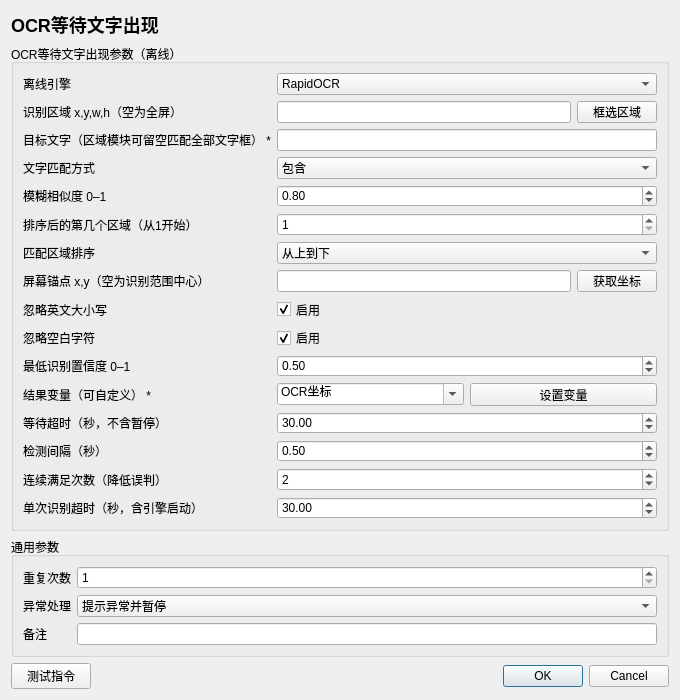
<?xml version='1.0' encoding='utf-8'?>
<ui version="4.0">
  <class>InstructionEditor</class>
  <widget class="QDialog" name="InstructionEditor">
    <property name="geometry">
      <rect>
        <x>0</x>
        <y>0</y>
        <width>680</width>
        <height>700</height>
      </rect>
    </property>
    <property name="minimumSize">
      <size>
        <width>560</width>
        <height>480</height>
      </size>
    </property>
    <property name="windowTitle">
      <string>OCR等待文字出现</string>
    </property>
    <layout class="QVBoxLayout" name="rootLayout">
      <item>
        <widget class="QLabel" name="titleLabel">
          <property name="text">
            <string>OCR等待文字出现</string>
          </property>
          <property name="styleSheet">
            <string>font-size: 18px; font-weight: 600;</string>
          </property>
        </widget>
      </item>
      <item>
        <widget class="QGroupBox" name="parameterGroupBox">
          <property name="title">
            <string>OCR等待文字出现参数（离线）</string>
          </property>
          <layout class="QFormLayout" name="parameterFormLayout">
            <item row="0" column="0">
              <widget class="QLabel" name="parameterLabel_0">
                <property name="text">
                  <string>离线引擎</string>
                </property>
              </widget>
            </item>
            <item row="0" column="1">
              <widget class="QWidget" name="parameterContainer_0">
                <layout class="QHBoxLayout" name="parameterLayout_0">
                  <property name="leftMargin">
                    <number>0</number>
                  </property>
                  <property name="topMargin">
                    <number>0</number>
                  </property>
                  <property name="rightMargin">
                    <number>0</number>
                  </property>
                  <property name="bottomMargin">
                    <number>0</number>
                  </property>
                  <item>
                    <widget class="QComboBox" name="parameter_0">
                      <item>
                        <property name="text">
                          <string>RapidOCR</string>
                        </property>
                      </item>
                      <item>
                        <property name="text">
                          <string>微信OCR</string>
                        </property>
                      </item>
                      <property name="currentIndex">
                        <number>0</number>
                      </property>
                    </widget>
                  </item>
                </layout>
              </widget>
            </item>
            <item row="1" column="0">
              <widget class="QLabel" name="parameterLabel_1">
                <property name="text">
                  <string>识别区域 x,y,w,h（空为全屏）</string>
                </property>
              </widget>
            </item>
            <item row="1" column="1">
              <widget class="QWidget" name="parameterContainer_1">
                <layout class="QHBoxLayout" name="parameterLayout_1">
                  <property name="leftMargin">
                    <number>0</number>
                  </property>
                  <property name="topMargin">
                    <number>0</number>
                  </property>
                  <property name="rightMargin">
                    <number>0</number>
                  </property>
                  <property name="bottomMargin">
                    <number>0</number>
                  </property>
                  <item>
                    <widget class="QLineEdit" name="parameter_1">
                      <property name="text">
                        <string />
                      </property>
                    </widget>
                  </item>
                  <item>
                    <widget class="QPushButton" name="auxiliary_1">
                      <property name="text">
                        <string>框选区域</string>
                      </property>
                    </widget>
                  </item>
                </layout>
              </widget>
            </item>
            <item row="2" column="0">
              <widget class="QLabel" name="parameterLabel_2">
                <property name="text">
                  <string>目标文字（区域模块可留空匹配全部文字框） *</string>
                </property>
              </widget>
            </item>
            <item row="2" column="1">
              <widget class="QWidget" name="parameterContainer_2">
                <layout class="QHBoxLayout" name="parameterLayout_2">
                  <property name="leftMargin">
                    <number>0</number>
                  </property>
                  <property name="topMargin">
                    <number>0</number>
                  </property>
                  <property name="rightMargin">
                    <number>0</number>
                  </property>
                  <property name="bottomMargin">
                    <number>0</number>
                  </property>
                  <item>
                    <widget class="QLineEdit" name="parameter_2">
                      <property name="text">
                        <string />
                      </property>
                    </widget>
                  </item>
                </layout>
              </widget>
            </item>
            <item row="3" column="0">
              <widget class="QLabel" name="parameterLabel_3">
                <property name="text">
                  <string>文字匹配方式</string>
                </property>
              </widget>
            </item>
            <item row="3" column="1">
              <widget class="QWidget" name="parameterContainer_3">
                <layout class="QHBoxLayout" name="parameterLayout_3">
                  <property name="leftMargin">
                    <number>0</number>
                  </property>
                  <property name="topMargin">
                    <number>0</number>
                  </property>
                  <property name="rightMargin">
                    <number>0</number>
                  </property>
                  <property name="bottomMargin">
                    <number>0</number>
                  </property>
                  <item>
                    <widget class="QComboBox" name="parameter_3">
                      <item>
                        <property name="text">
                          <string>精准</string>
                        </property>
                      </item>
                      <item>
                        <property name="text">
                          <string>包含</string>
                        </property>
                      </item>
                      <item>
                        <property name="text">
                          <string>模糊</string>
                        </property>
                      </item>
                      <property name="currentIndex">
                        <number>1</number>
                      </property>
                    </widget>
                  </item>
                </layout>
              </widget>
            </item>
            <item row="4" column="0">
              <widget class="QLabel" name="parameterLabel_4">
                <property name="text">
                  <string>模糊相似度 0–1</string>
                </property>
              </widget>
            </item>
            <item row="4" column="1">
              <widget class="QWidget" name="parameterContainer_4">
                <layout class="QHBoxLayout" name="parameterLayout_4">
                  <property name="leftMargin">
                    <number>0</number>
                  </property>
                  <property name="topMargin">
                    <number>0</number>
                  </property>
                  <property name="rightMargin">
                    <number>0</number>
                  </property>
                  <property name="bottomMargin">
                    <number>0</number>
                  </property>
                  <item>
                    <widget class="QDoubleSpinBox" name="parameter_4">
                      <property name="minimum">
                        <double>0.01</double>
                      </property>
                      <property name="maximum">
                        <double>1</double>
                      </property>
                      <property name="value">
                        <double>0.8</double>
                      </property>
                      <property name="decimals">
                        <number>2</number>
                      </property>
                    </widget>
                  </item>
                </layout>
              </widget>
            </item>
            <item row="5" column="0">
              <widget class="QLabel" name="parameterLabel_5">
                <property name="text">
                  <string>排序后的第几个区域（从1开始）</string>
                </property>
              </widget>
            </item>
            <item row="5" column="1">
              <widget class="QWidget" name="parameterContainer_5">
                <layout class="QHBoxLayout" name="parameterLayout_5">
                  <property name="leftMargin">
                    <number>0</number>
                  </property>
                  <property name="topMargin">
                    <number>0</number>
                  </property>
                  <property name="rightMargin">
                    <number>0</number>
                  </property>
                  <property name="bottomMargin">
                    <number>0</number>
                  </property>
                  <item>
                    <widget class="QSpinBox" name="parameter_5">
                      <property name="minimum">
                        <number>1</number>
                      </property>
                      <property name="maximum">
                        <number>10000</number>
                      </property>
                      <property name="value">
                        <number>1</number>
                      </property>
                    </widget>
                  </item>
                </layout>
              </widget>
            </item>
            <item row="6" column="0">
              <widget class="QLabel" name="parameterLabel_6">
                <property name="text">
                  <string>匹配区域排序</string>
                </property>
              </widget>
            </item>
            <item row="6" column="1">
              <widget class="QWidget" name="parameterContainer_6">
                <layout class="QHBoxLayout" name="parameterLayout_6">
                  <property name="leftMargin">
                    <number>0</number>
                  </property>
                  <property name="topMargin">
                    <number>0</number>
                  </property>
                  <property name="rightMargin">
                    <number>0</number>
                  </property>
                  <property name="bottomMargin">
                    <number>0</number>
                  </property>
                  <item>
                    <widget class="QComboBox" name="parameter_6">
                      <item>
                        <property name="text">
                          <string>从上到下</string>
                        </property>
                      </item>
                      <item>
                        <property name="text">
                          <string>离锚点最近</string>
                        </property>
                      </item>
                      <property name="currentIndex">
                        <number>0</number>
                      </property>
                    </widget>
                  </item>
                </layout>
              </widget>
            </item>
            <item row="7" column="0">
              <widget class="QLabel" name="parameterLabel_7">
                <property name="text">
                  <string>屏幕锚点 x,y（空为识别范围中心）</string>
                </property>
              </widget>
            </item>
            <item row="7" column="1">
              <widget class="QWidget" name="parameterContainer_7">
                <layout class="QHBoxLayout" name="parameterLayout_7">
                  <property name="leftMargin">
                    <number>0</number>
                  </property>
                  <property name="topMargin">
                    <number>0</number>
                  </property>
                  <property name="rightMargin">
                    <number>0</number>
                  </property>
                  <property name="bottomMargin">
                    <number>0</number>
                  </property>
                  <item>
                    <widget class="QLineEdit" name="parameter_7">
                      <property name="text">
                        <string />
                      </property>
                    </widget>
                  </item>
                  <item>
                    <widget class="QPushButton" name="auxiliary_7">
                      <property name="text">
                        <string>获取坐标</string>
                      </property>
                    </widget>
                  </item>
                </layout>
              </widget>
            </item>
            <item row="8" column="0">
              <widget class="QLabel" name="parameterLabel_8">
                <property name="text">
                  <string>忽略英文大小写</string>
                </property>
              </widget>
            </item>
            <item row="8" column="1">
              <widget class="QWidget" name="parameterContainer_8">
                <layout class="QHBoxLayout" name="parameterLayout_8">
                  <property name="leftMargin">
                    <number>0</number>
                  </property>
                  <property name="topMargin">
                    <number>0</number>
                  </property>
                  <property name="rightMargin">
                    <number>0</number>
                  </property>
                  <property name="bottomMargin">
                    <number>0</number>
                  </property>
                  <item>
                    <widget class="QCheckBox" name="parameter_8">
                      <property name="checked">
                        <bool>true</bool>
                      </property>
                      <property name="text">
                        <string>启用</string>
                      </property>
                    </widget>
                  </item>
                </layout>
              </widget>
            </item>
            <item row="9" column="0">
              <widget class="QLabel" name="parameterLabel_9">
                <property name="text">
                  <string>忽略空白字符</string>
                </property>
              </widget>
            </item>
            <item row="9" column="1">
              <widget class="QWidget" name="parameterContainer_9">
                <layout class="QHBoxLayout" name="parameterLayout_9">
                  <property name="leftMargin">
                    <number>0</number>
                  </property>
                  <property name="topMargin">
                    <number>0</number>
                  </property>
                  <property name="rightMargin">
                    <number>0</number>
                  </property>
                  <property name="bottomMargin">
                    <number>0</number>
                  </property>
                  <item>
                    <widget class="QCheckBox" name="parameter_9">
                      <property name="checked">
                        <bool>true</bool>
                      </property>
                      <property name="text">
                        <string>启用</string>
                      </property>
                    </widget>
                  </item>
                </layout>
              </widget>
            </item>
            <item row="10" column="0">
              <widget class="QLabel" name="parameterLabel_10">
                <property name="text">
                  <string>最低识别置信度 0–1</string>
                </property>
              </widget>
            </item>
            <item row="10" column="1">
              <widget class="QWidget" name="parameterContainer_10">
                <layout class="QHBoxLayout" name="parameterLayout_10">
                  <property name="leftMargin">
                    <number>0</number>
                  </property>
                  <property name="topMargin">
                    <number>0</number>
                  </property>
                  <property name="rightMargin">
                    <number>0</number>
                  </property>
                  <property name="bottomMargin">
                    <number>0</number>
                  </property>
                  <item>
                    <widget class="QDoubleSpinBox" name="parameter_10">
                      <property name="minimum">
                        <double>0</double>
                      </property>
                      <property name="maximum">
                        <double>1</double>
                      </property>
                      <property name="value">
                        <double>0.5</double>
                      </property>
                      <property name="decimals">
                        <number>2</number>
                      </property>
                    </widget>
                  </item>
                </layout>
              </widget>
            </item>
            <item row="11" column="0">
              <widget class="QLabel" name="parameterLabel_11">
                <property name="text">
                  <string>结果变量（可自定义） *</string>
                </property>
              </widget>
            </item>
            <item row="11" column="1">
              <widget class="QWidget" name="parameterContainer_11">
                <layout class="QHBoxLayout" name="parameterLayout_11">
                  <property name="leftMargin">
                    <number>0</number>
                  </property>
                  <property name="topMargin">
                    <number>0</number>
                  </property>
                  <property name="rightMargin">
                    <number>0</number>
                  </property>
                  <property name="bottomMargin">
                    <number>0</number>
                  </property>
                  <item>
                    <widget class="QComboBox" name="parameter_11">
                      <property name="editable">
                        <bool>true</bool>
                      </property>
                      <item>
                        <property name="text">
                          <string>OCR坐标</string>
                        </property>
                      </item>
                      <property name="currentIndex">
                        <number>0</number>
                      </property>
                    </widget>
                  </item>
                  <item>
                    <widget class="QPushButton" name="auxiliary_11">
                      <property name="text">
                        <string>设置变量</string>
                      </property>
                    </widget>
                  </item>
                </layout>
              </widget>
            </item>
            <item row="12" column="0">
              <widget class="QLabel" name="parameterLabel_12">
                <property name="text">
                  <string>等待超时（秒，不含暂停）</string>
                </property>
              </widget>
            </item>
            <item row="12" column="1">
              <widget class="QWidget" name="parameterContainer_12">
                <layout class="QHBoxLayout" name="parameterLayout_12">
                  <property name="leftMargin">
                    <number>0</number>
                  </property>
                  <property name="topMargin">
                    <number>0</number>
                  </property>
                  <property name="rightMargin">
                    <number>0</number>
                  </property>
                  <property name="bottomMargin">
                    <number>0</number>
                  </property>
                  <item>
                    <widget class="QDoubleSpinBox" name="parameter_12">
                      <property name="minimum">
                        <double>0.1</double>
                      </property>
                      <property name="maximum">
                        <double>86400</double>
                      </property>
                      <property name="value">
                        <double>30</double>
                      </property>
                      <property name="decimals">
                        <number>2</number>
                      </property>
                    </widget>
                  </item>
                </layout>
              </widget>
            </item>
            <item row="13" column="0">
              <widget class="QLabel" name="parameterLabel_13">
                <property name="text">
                  <string>检测间隔（秒）</string>
                </property>
              </widget>
            </item>
            <item row="13" column="1">
              <widget class="QWidget" name="parameterContainer_13">
                <layout class="QHBoxLayout" name="parameterLayout_13">
                  <property name="leftMargin">
                    <number>0</number>
                  </property>
                  <property name="topMargin">
                    <number>0</number>
                  </property>
                  <property name="rightMargin">
                    <number>0</number>
                  </property>
                  <property name="bottomMargin">
                    <number>0</number>
                  </property>
                  <item>
                    <widget class="QDoubleSpinBox" name="parameter_13">
                      <property name="minimum">
                        <double>0.1</double>
                      </property>
                      <property name="maximum">
                        <double>60</double>
                      </property>
                      <property name="value">
                        <double>0.5</double>
                      </property>
                      <property name="decimals">
                        <number>2</number>
                      </property>
                    </widget>
                  </item>
                </layout>
              </widget>
            </item>
            <item row="14" column="0">
              <widget class="QLabel" name="parameterLabel_14">
                <property name="text">
                  <string>连续满足次数（降低误判）</string>
                </property>
              </widget>
            </item>
            <item row="14" column="1">
              <widget class="QWidget" name="parameterContainer_14">
                <layout class="QHBoxLayout" name="parameterLayout_14">
                  <property name="leftMargin">
                    <number>0</number>
                  </property>
                  <property name="topMargin">
                    <number>0</number>
                  </property>
                  <property name="rightMargin">
                    <number>0</number>
                  </property>
                  <property name="bottomMargin">
                    <number>0</number>
                  </property>
                  <item>
                    <widget class="QSpinBox" name="parameter_14">
                      <property name="minimum">
                        <number>1</number>
                      </property>
                      <property name="maximum">
                        <number>100</number>
                      </property>
                      <property name="value">
                        <number>2</number>
                      </property>
                    </widget>
                  </item>
                </layout>
              </widget>
            </item>
            <item row="15" column="0">
              <widget class="QLabel" name="parameterLabel_15">
                <property name="text">
                  <string>单次识别超时（秒，含引擎启动）</string>
                </property>
              </widget>
            </item>
            <item row="15" column="1">
              <widget class="QWidget" name="parameterContainer_15">
                <layout class="QHBoxLayout" name="parameterLayout_15">
                  <property name="leftMargin">
                    <number>0</number>
                  </property>
                  <property name="topMargin">
                    <number>0</number>
                  </property>
                  <property name="rightMargin">
                    <number>0</number>
                  </property>
                  <property name="bottomMargin">
                    <number>0</number>
                  </property>
                  <item>
                    <widget class="QDoubleSpinBox" name="parameter_15">
                      <property name="minimum">
                        <double>1</double>
                      </property>
                      <property name="maximum">
                        <double>300</double>
                      </property>
                      <property name="value">
                        <double>30</double>
                      </property>
                      <property name="decimals">
                        <number>2</number>
                      </property>
                    </widget>
                  </item>
                </layout>
              </widget>
            </item>
          </layout>
        </widget>
      </item>
      <item>
        <spacer name="verticalSpacer">
          <property name="orientation">
            <enum>Qt::Vertical</enum>
          </property>
          <property name="sizeHint" stdset="0">
            <size>
              <width>20</width>
              <height>20</height>
            </size>
          </property>
        </spacer>
      </item>
      <item>
        <widget class="QGroupBox" name="commonGroupBox">
          <property name="title">
            <string>通用参数</string>
          </property>
          <layout class="QFormLayout" name="commonFormLayout">
            <item row="0" column="0">
              <widget class="QLabel" name="repeatLabel">
                <property name="text">
                  <string>重复次数</string>
                </property>
              </widget>
            </item>
            <item row="0" column="1">
              <widget class="QSpinBox" name="repeatSpinBox">
                <property name="minimum">
                  <number>1</number>
                </property>
                <property name="maximum">
                  <number>999999</number>
                </property>
                <property name="value">
                  <number>1</number>
                </property>
              </widget>
            </item>
            <item row="1" column="0">
              <widget class="QLabel" name="errorPolicyLabel">
                <property name="text">
                  <string>异常处理</string>
                </property>
              </widget>
            </item>
            <item row="1" column="1">
              <widget class="QComboBox" name="errorPolicyComboBox">
                <item>
                  <property name="text">
                    <string>自动跳过</string>
                  </property>
                </item>
                <item>
                  <property name="text">
                    <string>提示异常并暂停</string>
                  </property>
                </item>
                <item>
                  <property name="text">
                    <string>提示异常并停止</string>
                  </property>
                </item>
                <property name="currentIndex">
                  <number>1</number>
                </property>
              </widget>
            </item>
            <item row="2" column="0">
              <widget class="QLabel" name="noteLabel">
                <property name="text">
                  <string>备注</string>
                </property>
              </widget>
            </item>
            <item row="2" column="1">
              <widget class="QLineEdit" name="noteEdit" />
            </item>
          </layout>
        </widget>
      </item>
      <item>
        <layout class="QHBoxLayout" name="footerLayout">
          <item>
            <widget class="QPushButton" name="testButton">
              <property name="text">
                <string>测试指令</string>
              </property>
            </widget>
          </item>
          <item>
            <spacer name="footerSpacer">
              <property name="orientation">
                <enum>Qt::Horizontal</enum>
              </property>
              <property name="sizeHint" stdset="0">
                <size>
                  <width>40</width>
                  <height>20</height>
                </size>
              </property>
            </spacer>
          </item>
          <item>
            <widget class="QDialogButtonBox" name="buttonBox">
              <property name="standardButtons">
                <set>QDialogButtonBox::Cancel|QDialogButtonBox::Ok</set>
              </property>
            </widget>
          </item>
        </layout>
      </item>
    </layout>
  </widget>
  <resources />
  <connections />
</ui>
